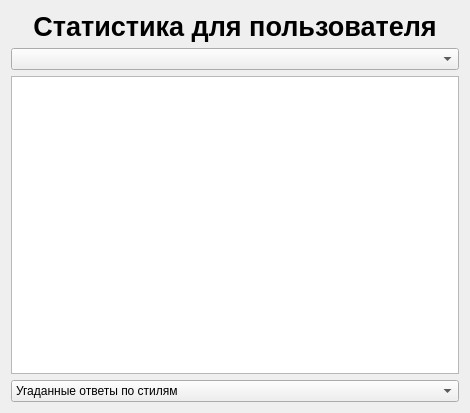
<?xml version="1.0" encoding="UTF-8"?>
<ui version="4.0">
 <class>StatisticsWidget</class>
 <widget class="QWidget" name="StatisticsWidget">
  <property name="geometry">
   <rect>
    <x>0</x>
    <y>0</y>
    <width>470</width>
    <height>413</height>
   </rect>
  </property>
  <property name="windowTitle">
   <string>Form</string>
  </property>
  <layout class="QVBoxLayout" name="verticalLayout">
   <item>
    <widget class="QLabel" name="label">
     <property name="font">
      <font>
       <pointsize>20</pointsize>
       <weight>75</weight>
       <bold>true</bold>
      </font>
     </property>
     <property name="text">
      <string>Статистика для пользователя</string>
     </property>
     <property name="alignment">
      <set>Qt::AlignHCenter|Qt::AlignTop</set>
     </property>
    </widget>
   </item>
   <item>
    <widget class="QComboBox" name="userChoose"/>
   </item>
   <item>
    <widget class="PieView" name="diagramm"/>
   </item>
   <item>
    <widget class="QComboBox" name="type">
     <item>
      <property name="text">
       <string>Угаданные ответы по стилям</string>
      </property>
     </item>
     <item>
      <property name="text">
       <string>Не угаданные ответы по стилям</string>
      </property>
     </item>
     <item>
      <property name="text">
       <string>Общая статистика</string>
      </property>
     </item>
    </widget>
   </item>
  </layout>
 </widget>
 <customwidgets>
  <customwidget>
   <class>PieView</class>
   <extends>QTableView</extends>
   <header>pieview.h</header>
  </customwidget>
 </customwidgets>
 <resources/>
 <connections/>
</ui>
